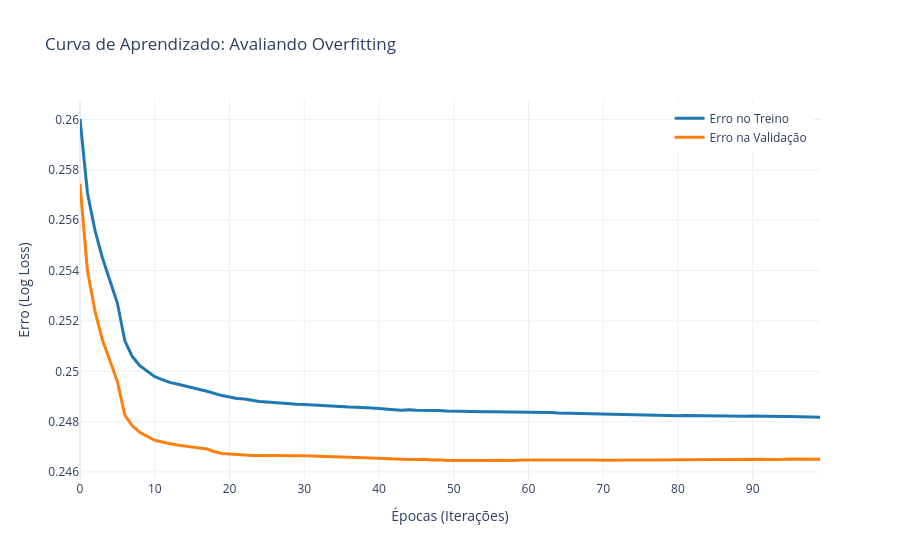

Here is the notebook cell this chart was saved with:
### Markdown cell above
### Etapa 7: Visualização do Aprendizado (Overfitting)

- Gere um gráfico contendo:
    - Curva do erro de treino
    - Curva do erro de validação
-  Analise se ocorre overfitting (quando a rede aprende bem o treino, mas piora na validação).

### Code cell
rede_iterativa = MLPClassifier(hidden_layer_sizes=(16, 8), activation='relu', random_state=42, max_iter=1, warm_start=True)

erros_treino = []
erros_validacao = []
classes = np.unique(y_train)

for epoca in range(100):
    rede_iterativa.partial_fit(X_train_scaled, y_train, classes=classes)
    prob_treino = rede_iterativa.predict_proba(X_train_scaled)
    prob_validacao = rede_iterativa.predict_proba(X_test_scaled)
    erros_treino.append(log_loss(y_train, prob_treino))
    erros_validacao.append(log_loss(y_test, prob_validacao))

fig = go.Figure()

fig.add_trace(go.Scatter(
    y=erros_treino,
    mode ='lines',
    name='Erro no Treino',
    line=dict(color='#1f77b4', width=3)
))

fig.add_trace(go.Scatter(
    y=erros_validacao,
    mode='lines',
    name='Erro na Validação',
    line=dict(color='#ff7f0e', width=3)
))

fig.update_layout(
    title='Curva de Aprendizado: Avaliando Overfitting',
    xaxis_title='Épocas (Iterações)',
    yaxis_title='Erro (Log Loss)',
    template='plotly_white',
    legend=dict(yanchor="top",  y=0.99, xanchor="right", x=0.99),
    hovermode='x unified'
)

fig.show()

### Figure 1 — Plotly figure (JSON) as saved in the notebook; plotly's stock layout.template omitted (floating-point values rounded to 4 significant figures)
{"data": [{"line": {"color": "#1f77b4", "width": 3}, "mode": "lines", "name": "Erro no Treino", "type": "scatter", "y": [0.26, 0.2571, 0.2556, 0.2545, 0.2536, 0.2527, 0.2512, 0.2506, 0.2502, 0.25, 0.2498, 0.2497, 0.2496, 0.2495, 0.2494, 0.2493, 0.2493, 0.2492, 0.2491, 0.249, 0.249, 0.2489, 0.2489, 0.2488, 0.2488, 0.2488, 0.2488, 0.2487, 0.2487, 0.2487, 0.2487, 0.2487, 0.2486, 0.2486, 0.2486, 0.2486, 0.2486, 0.2486, 0.2486, 0.2485, 0.2485, 0.2485, 0.2485, 0.2484, 0.2485, 0.2485, 0.2485, 0.2484, 0.2484, 0.2484, 0.2484, 0.2484, 0.2484, 0.2484, 0.2484, 0.2484, 0.2484, 0.2484, 0.2484, 0.2484, 0.2484, 0.2484, 0.2484, 0.2484, 0.2483, 0.2483, 0.2483, 0.2483, 0.2483, 0.2483, 0.2483, 0.2483, 0.2483, 0.2483, 0.2483, 0.2483, 0.2483, 0.2483, 0.2482, 0.2482, 0.2482, 0.2482, 0.2482, 0.2482, 0.2482, 0.2482, 0.2482, 0.2482, 0.2482, 0.2482, 0.2482, 0.2482, 0.2482, 0.2482, 0.2482, 0.2482, 0.2482, 0.2482, 0.2482, 0.2482]}, {"line": {"color": "#ff7f0e", "width": 3}, "mode": "lines", "name": "Erro na Validação", "type": "scatter", "y": [0.2574, 0.254, 0.2524, 0.2512, 0.2504, 0.2496, 0.2483, 0.2478, 0.2476, 0.2474, 0.2473, 0.2472, 0.2471, 0.2471, 0.247, 0.247, 0.247, 0.2469, 0.2468, 0.2467, 0.2467, 0.2467, 0.2467, 0.2467, 0.2467, 0.2467, 0.2466, 0.2466, 0.2466, 0.2466, 0.2466, 0.2466, 0.2466, 0.2466, 0.2466, 0.2466, 0.2466, 0.2466, 0.2466, 0.2465, 0.2465, 0.2465, 0.2465, 0.2465, 0.2465, 0.2465, 0.2465, 0.2465, 0.2465, 0.2465, 0.2465, 0.2464, 0.2465, 0.2464, 0.2464, 0.2465, 0.2465, 0.2465, 0.2465, 0.2465, 0.2465, 0.2465, 0.2465, 0.2465, 0.2465, 0.2465, 0.2465, 0.2465, 0.2465, 0.2465, 0.2465, 0.2465, 0.2465, 0.2465, 0.2465, 0.2465, 0.2465, 0.2465, 0.2465, 0.2465, 0.2465, 0.2465, 0.2465, 0.2465, 0.2465, 0.2465, 0.2465, 0.2465, 0.2465, 0.2465, 0.2465, 0.2465, 0.2465, 0.2465, 0.2465, 0.2465, 0.2465, 0.2465, 0.2465, 0.2465]}], "layout": {"hovermode": "x unified", "legend": {"x": 0.99, "xanchor": "right", "y": 0.99, "yanchor": "top"}, "title": {"text": "Curva de Aprendizado: Avaliando Overfitting"}, "xaxis": {"title": {"text": "Épocas (Iterações)"}}, "yaxis": {"title": {"text": "Erro (Log Loss)"}}}}
